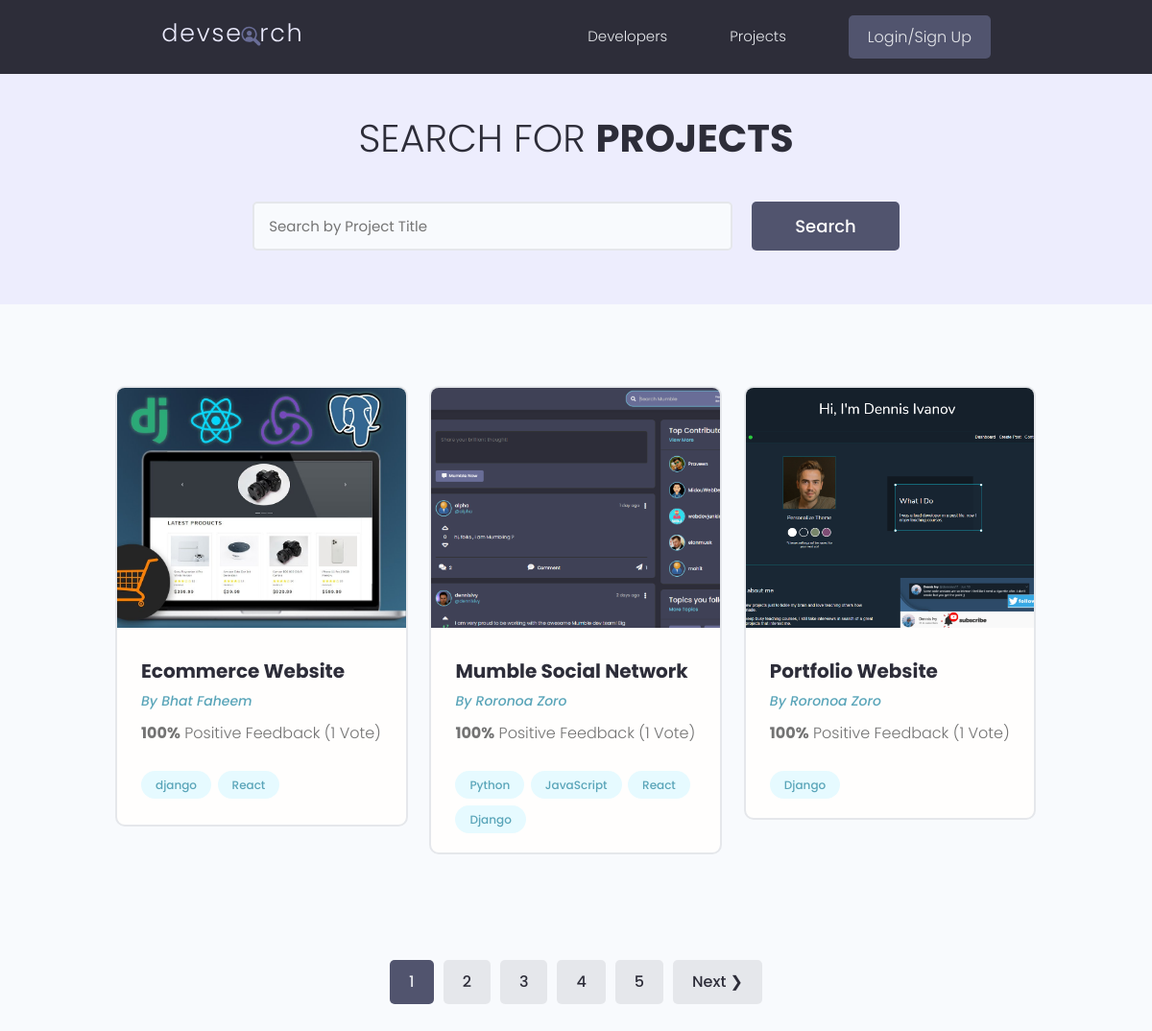
/projects/, run on the app's committed database.
### projects/models.py (models this page shows, shortened)
class Project(models.Model):
    owner = models.ForeignKey(Profile, null=True, blank=True, on_delete=models.CASCADE)
    title = models.CharField(max_length=200)
    description = models.TextField(null=True, blank=True)
    featured_image = models.ImageField(null=True, blank=True, default="default.jpg")
    demo_link = models.CharField(max_length=2000, null=True, blank=True)
    source_link = models.CharField(max_length=2000, null=True, blank=True)
    tags = models.ManyToManyField("Tag", blank=True)
    vote_total = models.IntegerField(default=0, null=True, blank=True)
    vote_ratio = models.IntegerField(default=0, null=True, blank=True)
    created = models.DateTimeField(auto_now_add=True)
    id = models.UUIDField(
        default=uuid.uuid4, unique=True, primary_key=True, editable=False
    )
    class Meta:
        ordering = ["-vote_ratio", "-vote_total", "title"]
    @property
    def imageURL(self):
        try:
            url = self.featured_image.url
        except:
            url = ""
        return url

class Tag(models.Model):
    name = models.CharField(max_length=200)
    created = models.DateTimeField(auto_now_add=True)
    id = models.UUIDField(
        default=uuid.uuid4, unique=True, primary_key=True, editable=False
    )
    def __str__(self):
        return self.name

### users/models.py (models this page shows, shortened)
class Profile(models.Model):
    user = models.OneToOneField(User, on_delete=models.CASCADE, null=True, blank=True)
    name = models.CharField(max_length=200, blank=True, null=True)
    username = models.CharField(max_length=200, blank=True, null=True)
    location = models.CharField(max_length=200, blank=True, null=True)
    email = models.EmailField(max_length=500, null=True, blank=True)
    short_intro = models.CharField(max_length=200, blank=True, null=True)
    bio = models.TextField(blank=True, null=True)
    profile_img = models.ImageField(
        null=True,
        blank=True,
        upload_to="profiles/",
        default="profiles/user-default.png",
    )
    social_github = models.CharField(max_length=200, blank=True, null=True)
    social_twitter = models.CharField(max_length=200, blank=True, null=True)
    social_linkedin = models.CharField(max_length=200, blank=True, null=True)
    social_youtube = models.CharField(max_length=200, blank=True, null=True)
    social_website = models.CharField(max_length=200, blank=True, null=True)
    created = models.DateTimeField(auto_now_add=True)
    id = models.UUIDField(
        default=uuid.uuid4, unique=True, primary_key=True, editable=False
    )
    class Meta:
        ordering = ["created"]

### projects/views.py (the view)
# urls.py: path("projects/", views.getProjects),
def projects(request):
    projects, search_query = searchProjects(request)
    custom_range, projects = paginationProjects(request, projects, 6)
    context = {
        "projects": projects,
        "search_query": search_query,
        "custom_range": custom_range,
    }
    return render(request, "projects/projects.html", context)

### projects/utils.py (called while the page is built)
def paginationProjects(request, projects, results):
    page = request.GET.get("page")
    results = 3
    paginator = Paginator(projects, results)
    try:
        projects = paginator.page(page)
    except PageNotAnInteger:
        page = 1
        projects = paginator.page(page)
    except EmptyPage:
        page = paginator.num_pages
        projects = paginator.page(page)
    leftIndex = int(page) - 4
    if leftIndex < 1:
        leftIndex = 1
    rightIndex = int(page) + 5
    if rightIndex > paginator.num_pages:
        rightIndex = paginator.num_pages + 1
    custom_range = range(leftIndex, rightIndex)
    return custom_range, projects

def searchProjects(request):
    search_query = ""
    if request.GET.get("search_query"):
        search_query = request.GET.get("search_query")
    tags = Tag.objects.filter(name__icontains=search_query)
    projects = Project.objects.distinct().filter(
        Q(title__icontains=search_query)
        | Q(description__icontains=search_query)
        | Q(owner__name__icontains=search_query)
        | Q(tags__in=tags)
    )
    return projects, search_query

### projects/templates/projects/projects.html (shortened to what this page needs)
{% extends 'main.html' %} {% block content %} {{msg}}
<main class="projects">
  <section class="hero-section text-center">
    <div class="container container--narrow">
      <div class="hero-section__box">
        <h2>Search for <span>Projects</span></h2>
      </div>
      <div class="hero-section__search">
        <form
          id="searchForm"
          class="form"
          action="{% url 'projects' %}"
          method="get"
        >
          <div class="form__field">
            <input
              class="input input--text"
              id="formInput#search"
              type="text"
              name="search_query"
              value="{{search_query}}"
              placeholder="Search by Project Title"
            />
          </div>
          <input class="btn btn--sub btn--lg" type="submit" value="Search" />
        </form>
      </div>
    </div>
  </section>
  <section class="projectsList">
    <div class="container">
      <div class="grid grid--three">
        {% for project in projects %}
        <div class="column">
          <div class="card project">
            <a href="{% url 'project' project.id %}" class="project">
              <img
                class="project__thumbnail"
                src="{{project.imageURL}}"
                alt="project thumbnail"
              />
              <div class="card__body">
                <h3 class="project__title">{{project.title}}</h3>
                <p>
                  <a
                    class="project__author"
                    href="{% url 'user-profile' project.owner.id %}"
                    >By {{project.owner.name}}</a
                  >
                </p>
                <p class="project--rating">
                  <span style="font-weight: bold">{{project.vote_ratio}}%</span>
                  Positive Feedback ({{project.vote_total}}
                  Vote{{project.vote_total|pluralize:"s"}})
                </p>
                <div class="project__tags">
                  {% for tag in project.tags.all %}
                  <span class="tag tag--pill tag--main">
                    <small>{{tag}}</small>
                  </span>
                  {% endfor %}
                </div>
              </div>
            </a>
          </div>
        </div>
        {% endfor %}
      </div>
    </div>
  </section>
  {% include 'pagination.html' with queryset=projects %}
</main>
{% endblock content %}

### static/styles/app.css (style rules this page uses)
:root { --color-sub: #2d2d39; }
.btn--sub { background-color: var(--color-sub-light); }
.card { border: 2px solid var(--color-light); }
img { width: 100%; }
.hero-section { height: 40vh; display: flex; align-items: center; background-color: var(--color-sub); }
.hero-section__box { margin-bottom: 4rem; }
.hero-section__box > h2, .hero-section__box > h2 > span { font-size: 4rem; color: var(--color-light); line-height: 1.3; text-transform: uppercase; }
.hero-section__box > h2 { font-weight: 300; }
.hero-section__box > h2 > span { font-weight: 700; }
.hero-section__search > .form { display: flex; align-items: center; justify-content: center; gap: 2rem; }
.hero-section__search > .form input.input--text { width: 50rem; }
.project__author { font-size: 1.4rem; font-style: italic; }
.project--rating { margin-bottom: 1.6em; margin-top: 0.5em; }
.projects > .hero-section { background: var(--color-sub-lighter); height: 30vh; }
.projects .hero-section__box { margin-bottom: 2.5rem; }
.projects .hero-section__box > h2 { color: var(--color-sub); }
.projects .hero-section__box > h2 > span { font-weight: 700; color: var(--color-sub); }
.projectsList { margin-top: 8rem; }
.project__thumbnail { height: 25rem; object-fit: cover; object-position: top center; }
.project__title { font-size: 2rem; font-weight: 700; color: var(--color-sub); }

### static/uikit/styles/modules/_variables.css (style rules this page uses)
:root { --color-main: #5aa5b9; --color-main-light: #e6faff; --color-sub: #3f4156; --color-sub-light: #51546e; --color-sub-lighter: #ededfd; --color-text: #737373; --color-gray: #8b8b8b; --color-light: #e5e7eb; --color-light-gray: #767676; --color-bg: #f8fafd; --color-white: #fffefd; --color-white-light: #f3f3f3; --color-success: #359e64; --color-success-bg: #def8e8; --color-error: #fc4b0b; --color-error-bg: #fff2ee; --font-base: 'Poppins', arial, helvetica, 'Segoe UI', roboto, ubuntu, sans-serif; --font-monospace: 'Fira Code', 'Courier New', courier, monospace; --font-regular: 300; --font-medium: 500; --font-bold: 700; --generic-shadow: 1px 1px 5px #00000010; --generic-transition: all 0.3s ease-in-out; }

### static/uikit/styles/modules/_base.css (style rules this page uses)
* { margin: 0; padding: 0; box-sizing: border-box; text-rendering: optimizeLegibility; color: inherit; font-size: inherit; }
html { font-size: 50%; }
@media only screen and (min-width: 480px) { html { font-size: 56.25%; } }
@media only screen and (min-width: 1200px) { html { font-size: 62.5%; } }
body { line-height: 1.6; font-weight: 400; font-size: 1.5rem; color: var(--color-text); background-color: var(--color-bg); min-height: 100vh; }

### static/uikit/styles/modules/_typography.css (style rules this page uses)
* { font-family: var(--font-base); }
h2 { font-size: 3.6rem; font-weight: var(--font-bold); }
h3 { font-size: 3.2rem; font-weight: var(--font-medium); }
p, span, strong { font-size: 1.6rem; color: var(--color-text); font-weight: var(--font-regular); }
a { padding-bottom: 2px; text-decoration: none; display: inline-block; color: var(--color-main); font-weight: var(--font-medium); }

### static/uikit/styles/modules/_utilities.css (style rules this page uses)
.container { width: 92%; max-width: 165rem; margin: 0 auto; box-sizing: border-box; }
.container--narrow { width: 92%; max-width: 120rem; }
@media screen and (min-width: 1000px) { .container { width: 90%; } }
@media screen and (min-width: 1000px) { .container--narrow { width: 85%; } }
@media screen and (min-width: 1200px) { .container { width: 80%; } }
@media screen and (min-width: 1200px) { .container--narrow { width: 72%; } }
.text-center { text-align: center; }

### static/uikit/styles/modules/_button.css (style rules this page uses)
.btn { display: inline-block; position: relative; cursor: pointer; background-color: var(--color-light); font-weight: var(--font-medium); color: var(--color-sub); text-decoration: none; padding: 1rem 2rem; border-radius: 0.5rem; border: none; width: -webkit-fit-content; width: -moz-fit-content; width: fit-content; height: -webkit-fit-content; height: -moz-fit-content; height: fit-content; font-size: 1.6rem; outline-width: 0; outline-color: transparent; -webkit-backface-visibility: hidden; backface-visibility: hidden; transition: all 0.3s ease-in-out; }
.btn--sub { background-color: var(--color-sub); color: var(--color-white); }
.btn--lg { font-size: 1.8rem; padding: 1.2rem 4.5rem; }

### static/uikit/styles/modules/_card.css (style rules this page uses)
.card { border-radius: 1rem; background-color: var(--color-white); border: 1.5px solid var(--color-light); width: auto; height: auto; margin-top: 0.5rem; margin-bottom: 0.5rem; overflow: hidden; }
.card__body, .card__header { padding: 2rem 2.5rem; }

### data on the page
Project: imageURL (picture), title "Ecommerce Website", owner.name "Bhat Faheem", vote_ratio "100", vote_total "1"
Tag: name "django"
Tag: name "React"
Project: imageURL (picture), title "Mumble Social Network", owner.name "Roronoa Zoro", vote_ratio "100", vote_total "1"
Tag: name "Python"
Tag: name "JavaScript"
Tag: name "Django"
Project: imageURL (picture), title "Portfolio Website", owner.name "Roronoa Zoro", vote_ratio "100", vote_total "1"

### other printed values
{{ page }} "1"
{{ page }} "2" "3" "4" "5"
